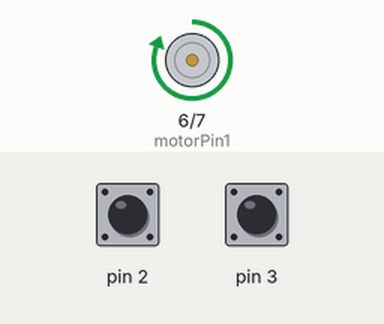
This sketch was run on a simulated Arduino Uno, built with avr-gcc and run on an emulated ATmega328P. On the bench: motor-driver pin pairs drawn as motors (green arrow = first pin HIGH = forward, orange = second pin HIGH = backward, longer = more drive). Inputs (shaded band) come from the test bench; at power-on: pin 2 HIGH, pin 3 HIGH. What the sketch prints to the serial monitor is not drawn.

Above: at 6.4 s.
6.5 s: pin 2 pulled LOW for 0.15 s
Timing chart, 0 to 34.6 s (numbered marks = the images above; inputs shaded):
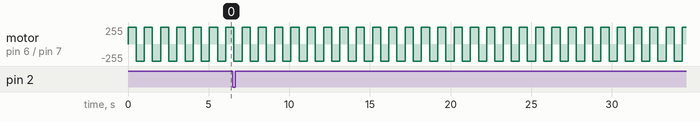

Measured:
- by itself, motor on pin 6 (motorPin1) / pin 7 (motorPin2): alternates forward 255/255 for 0.51 s and backward 255/255 for 0.51 s

The sketch:

DCmotor01.ino
```cpp
// Declare motorPin1 and motorPin2 for controlling motor direction, and Dtime for delay duration
int motorPin1 = 6;
int motorPin2 = 7;
int Dtime = 50;

// Declare encoderValue for counting encoder steps and Time for storing the current time
int encoderValue = 0;
long int Time = 0;

void setup()
{
  // Initialize the Serial communication and set the baud rate to 115200
  Serial.begin(115200);
  // Set motorPin1 and motorPin2 as OUTPUT pins
  pinMode(motorPin1, OUTPUT);
  pinMode(motorPin2, OUTPUT);

  // Set pin 2 and 3 to INPUT_PULLUP state
  pinMode(2, INPUT_PULLUP);
  pinMode(3, INPUT_PULLUP);

  // Attach interrupt service routine Encoder_subroutine() to pin 2 on falling edge
  attachInterrupt(digitalPinToInterrupt(2), Encoder_subroutine, FALLING);
}

void loop()
{
  // Run motor_clockwise() function in a loop with printing encoderValue and current time
  for (int i=0;i<10;i++){
    motor_clockwise();
    delay(Dtime);
    Serial.print("Encoder Value: ");
    Serial.print(encoderValue);
    Serial.print(" Time: ");
    Serial.println(millis());
  }

  // Add motor_return() Serial print operation
  motor_stop();
  Serial.println("Motor Return");

  // Uncomment the following block to control motor_counterclockwise or motor_stop
  for (int j=0;j<10;j++){
    motor_counterclockwise();
    delay(Dtime);
    Serial.print("Encoder Value: ");
    Serial.print(encoderValue);
    Serial.print(" Time: ");
    Serial.println(millis());
  }

  // Add motor_stop() Serial print operation
  motor_stop();
  Serial.println("Motor Stop");

}

void Encoder_subroutine() {
  // Check the voltage of another encoder pin (pin 3) and update the encoderValue accordingly
  if (digitalRead(3) == LOW) {
    encoderValue++;
  } else {
    encoderValue--;
  }
}

void motor_clockwise() {
  // Set motor to rotate clockwise by controlling motorPin1 and motorPin2
  digitalWrite(motorPin1, HIGH);
  digitalWrite(motorPin2, LOW);
}

void motor_counterclockwise() {
  // Set motor to rotate counterclockwise by controlling motorPin1 and motorPin2
  digitalWrite(motorPin1, LOW);
  digitalWrite(motorPin2, HIGH);
}

void motor_stop() {
  // Stop the motor by controlling motorPin1 and motorPin2
  digitalWrite(motorPin1, LOW);
  digitalWrite(motorPin2, LOW);
}
```
